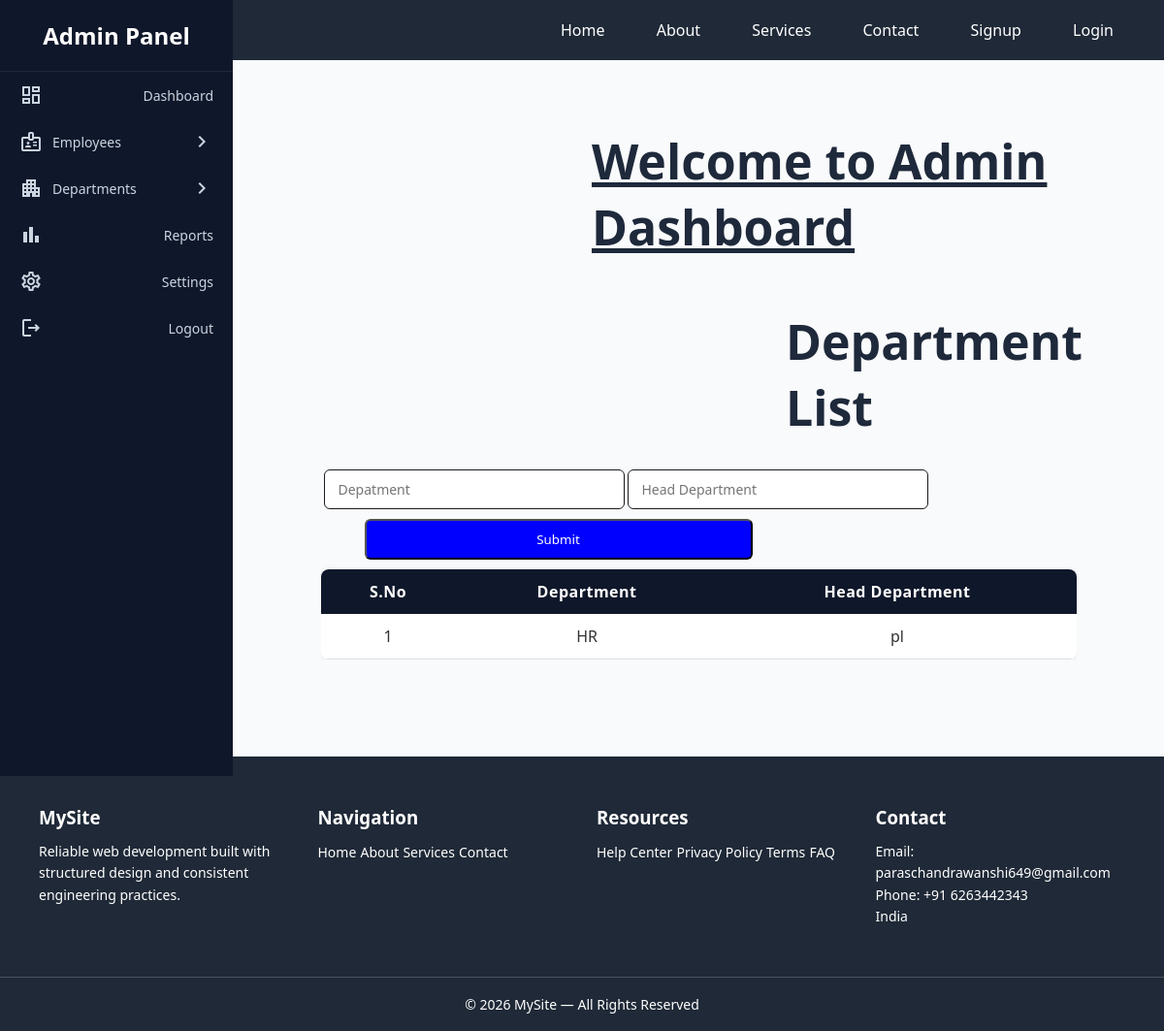
/department_list, run on an earlier commit of the app's database.
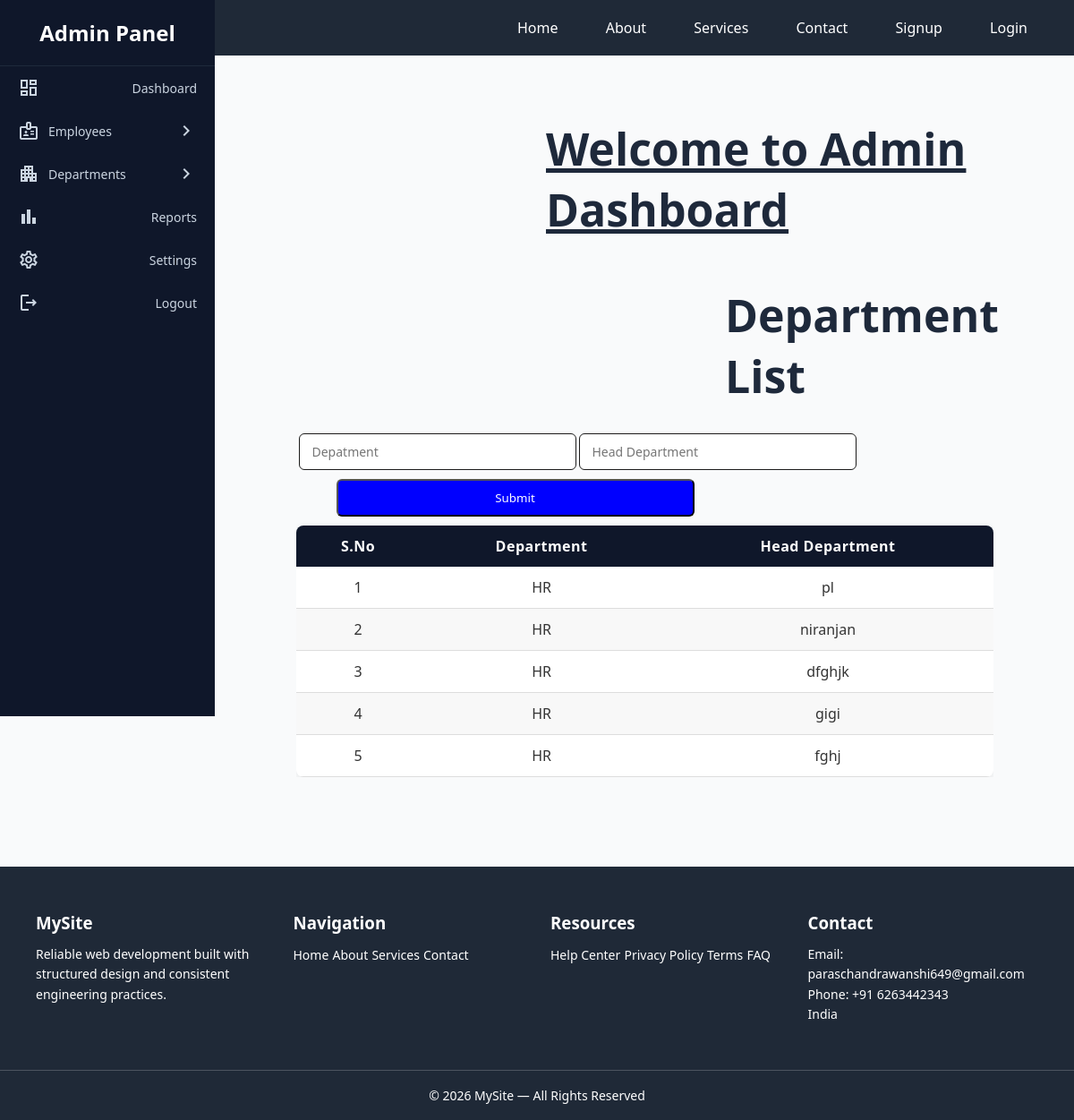
And on a later commit of the database.
### app/models.py (models this page shows)
class dep(models.Model):
    d=models.CharField(max_length=50)
    h=models.CharField(max_length=50)

### app/views.py (the view)
# urls.py: path('department_list',views.department_list,name='department_list'),
def department_list(req):
    data2=dep.objects.all()
    return render(req,'admindashboard.html',{'department_list':True,'data2':data2})

### app/templates/admindashboard.html (shortened to what this page needs)
{% extends "base.html" %}
{% block content %}
<div class="sidebar">
    <h2>Admin Panel</h2>
    <a href="#">
        <span class="material-icons-outlined">dashboard</span>
        Dashboard
    </a>
    <label for="emp">
        <div style="display:flex; align-items:center; gap:10px;">
            <span class="material-icons-outlined">badge</span>
            Employees
        </div>
        <span class="material-icons-outlined arrow">chevron_right</span>
    </label>
    <label for="dept">
        <div style="display:flex; align-items:center; gap:10px;">
            <span class="material-icons-outlined">apartment</span>
            Departments
        </div>
        <span class="material-icons-outlined arrow">chevron_right</span>
    </label>
    <a href="#">
        <span class="material-icons-outlined">bar_chart</span>
        Reports
    </a>
    <a href="#">
        <span class="material-icons-outlined">settings</span>
        Settings
    </a>
    <a href="{% url 'logout' %}">
        <span class="material-icons-outlined">logout</span>
        Logout
    </a>
</div>
<div class="admin-content">
    <h1><u>Welcome to Admin Dashboard </u></h1>
{% if add_empolyee %}
    <h1 class="he">Add Employee</h1>
        <form action="{% url 'add_e' %}" method='POST'>
            {% csrf_token %}
            <div class="group_l">
                <label for=""> Full Name :-</label>
                <input type="text" name="name">
            </div>
            <div class="group_l">
                <label for="">Age :-</label>
                <input type="text" name="age">
            </div>
            <div class="group_l">
                <label for="">Contact :-</label>
                <input type="text" name="contact">
            </div>
            <div class="group_l">
                <label for="">Email :-</label>
                <input type="text" name="email">
            </div>
            <div class="group_l">
                <label for="">Department :-</label>
                <select name="department">
                    <option>HR</option>
                    <option>AC</option>
                    <option>MC</option>
                    <option>HOD</option>
                    <option>DC</option>
                </select>
            </div>
                <button class="btn-submit" type="submit">Add Employee</button>
        </form>
{% elif department_list %}
        <h1 class="he">Department List </h2>
<div class="table-container">
    <table class="employee-table">
        <thead>
            <form action="{% url 'search1' %}" method="POST" class="frm">
                <input type="text" name="dept" placeholder="Depatment" class="in">
                <input type="text" name="h_head" placeholder="Head Department" class="in">
                <input type="submit"  class="bt">
            </form>
            <tr>
                <th>S.No</th>
                <th>Department</th>
                <th>Head Department</th>
            </tr>
        </thead>
        <tbody>
            {% for i in data2 %}
            <tr>
                <td>{{ forloop.counter }}</td>
                <td>{{ i.d }}</td>
                <td>{{ i.h }}</td>
            </tr>
            {% endfor %}
        </tbody>
    </table>
</div>
{% endif %}
</div>
{% endblock %}

What changed in the data, as far as the page shows it:
added dep: d "HR", h "niranjan"
added dep: d "HR", h "dfghjk"
added dep: d "HR", h "gigi"
added dep: d "HR", h "fghj"
